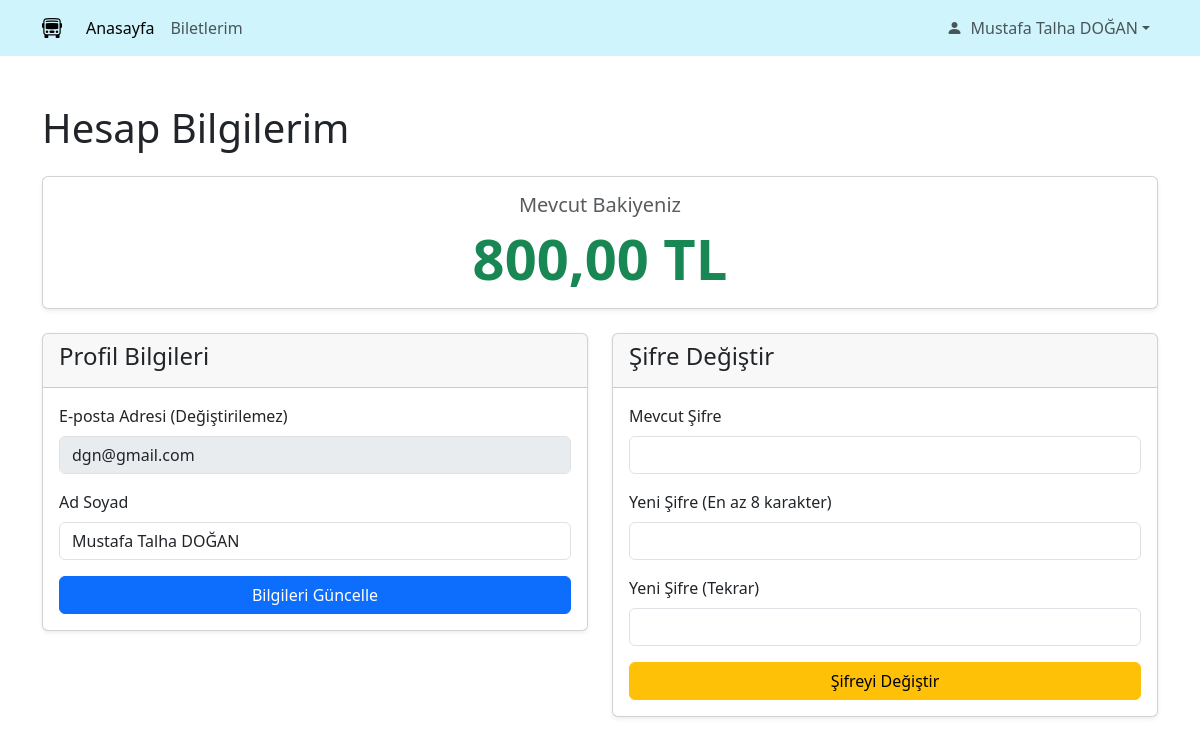
The page /my-account.php (signed in) on the database as committed earlier.
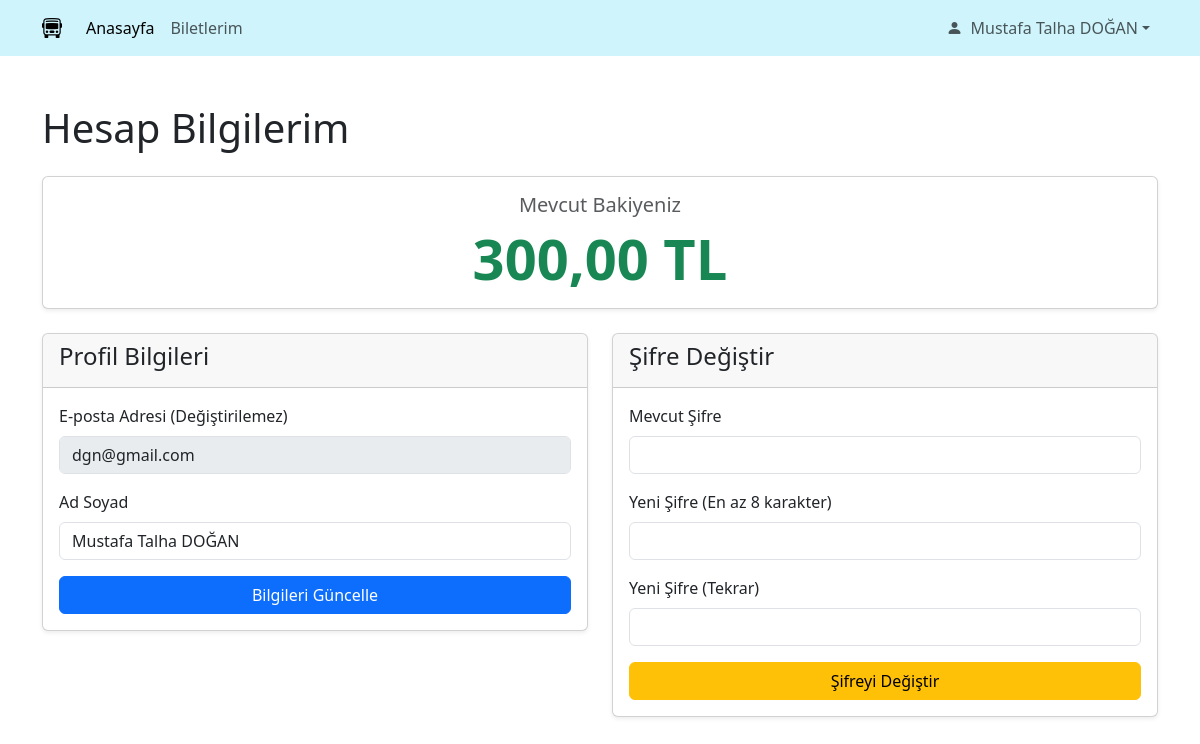
The same page on the database as committed later.
### tables this page shows
CREATE TABLE "User" (
	"id"	TEXT NOT NULL UNIQUE,
	"full_name"	TEXT NOT NULL,
	"email"	TEXT NOT NULL UNIQUE,
	"role"	TEXT NOT NULL,
	"password"	TEXT NOT NULL,
	"company_id"	NUMERIC,
	"balance"	REAL DEFAULT 800,
	"created_at"	TEXT NOT NULL,
	PRIMARY KEY("id"),
	FOREIGN KEY("company_id") REFERENCES "Bus_Company"("id"),
	CHECK("role" IN ('user', 'company', 'admin'))
);

### public/my-account.php (the view, shortened to what this page needs)
<?php
require_once __DIR__ . '/../app/config.php';
$user_id = $_SESSION['user_id'];
$stmt = $pdo->prepare("SELECT full_name, email, balance FROM User WHERE id = :user_id");
$stmt->execute([':user_id' => $user_id]);
$current_user = $stmt->fetch(PDO::FETCH_ASSOC);
?>
<!DOCTYPE html>
<html lang="tr">
<head>
    <link href="https://cdn.jsdelivr.net/npm/bootstrap@5.3.2/dist/css/bootstrap.min.css" rel="stylesheet">
    <link rel="stylesheet" href="https://cdn.jsdelivr.net/npm/bootstrap-icons@1.11.1/font/bootstrap-icons.css">
    <link rel="stylesheet" href="assets/css/header.css">
</head>
<body>
<?php require_once 'assets/partials/header.php'; ?>
<main class="container my-5">
    <h1 class="mb-4">Hesap Bilgilerim</h1>
    <div class="row g-4">
        <div class="col-12">
            <div class="card text-center shadow-sm">
                <div class="card-body">
                    <h5 class="card-title text-muted">Mevcut Bakiyeniz</h5>
                    <p class="card-text display-4 fw-bold text-success">
                        <?php echo htmlspecialchars(number_format($current_user['balance'], 2, ',', '.')); ?> TL
                    </p>
                </div>
            </div>
        </div>
        <div class="col-md-6">
            <div class="card shadow-sm">
                <div class="card-header">
                    <h4>Profil Bilgileri</h4>
                </div>
                <div class="card-body">
                    <form method="POST">
                        <div class="mb-3">
                            <label for="email" class="form-label">E-posta Adresi (Değiştirilemez)</label>
                            <input type="email" id="email" class="form-control" value="<?php echo htmlspecialchars($current_user['email']); ?>" disabled readonly>
                        </div>
                        <div class="mb-3">
                            <label for="full_name" class="form-label">Ad Soyad</label>
                            <input type="text" id="full_name" name="full_name" class="form-control" value="<?php echo htmlspecialchars($current_user['full_name']); ?>" required>
                        </div>
                        <button type="submit" name="update_profile" class="btn btn-primary w-100">Bilgileri Güncelle</button>
                    </form>
                </div>
            </div>
        </div>
        <div class="col-md-6">
            <div class="card shadow-sm">
                <div class="card-header">
                    <h4>Şifre Değiştir</h4>
                </div>
                <div class="card-body">
                    <form method="POST">
                        <div class="mb-3">
                            <label for="current_password" class="form-label">Mevcut Şifre</label>
                            <input type="password" id="current_password" name="current_password" class="form-control" required>
                        </div>
                        <div class="mb-3">
                            <label for="new_password" class="form-label">Yeni Şifre (En az 8 karakter)</label>
                            <input type="password" id="new_password" name="new_password" class="form-control" required>
                        </div>
                        <div class="mb-3">
                            <label for="confirm_password" class="form-label">Yeni Şifre (Tekrar)</label>
                            <input type="password" id="confirm_password" name="confirm_password" class="form-control" required>
                        </div>
                        <button type="submit" name="change_password" class="btn btn-warning w-100">Şifreyi Değiştir</button>
                    </form>
                </div>
            </div>
        </div>
    </div>
</main>
</body>
</html>

Rows that differ between the two databases and show on the page:
changed user "dgn@gmail.com": balance "800,00" → "300,00"
